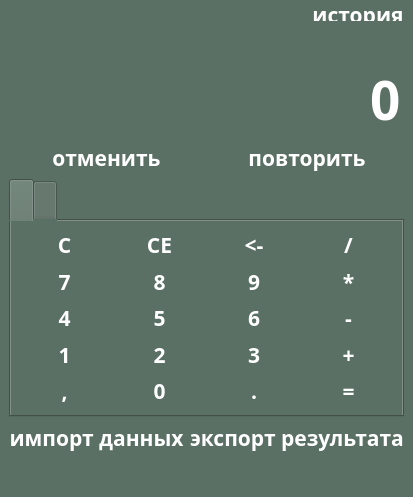
<?xml version="1.0" encoding="UTF-8"?>
<ui version="4.0">
 <class>MainWindow</class>
 <widget class="QMainWindow" name="MainWindow">
  <property name="geometry">
   <rect>
    <x>0</x>
    <y>0</y>
    <width>325</width>
    <height>450</height>
   </rect>
  </property>
  <property name="windowTitle">
   <string>Калькулятор</string>
  </property>
  <property name="windowIcon">
   <iconset>
    <normaloff>calculator.svg</normaloff>calculator.svg</iconset>
  </property>
  <property name="styleSheet">
   <string notr="true">QWidget {
	color: white;
	background-color: #5B7065;
	font-family: Rubik;
	font-size: 16pt;
	font-weight: 600;
}
QPushButton {
	background-color: transparent;
	border: none;
}
QPushButton:hover {
	background-color: #4D585B;
}

QPushButton:pressed {
	background-color: #B4B4B4;
}</string>
  </property>
  <widget class="QWidget" name="centralwidget">
   <layout class="QVBoxLayout" name="verticalLayout">
    <item alignment="Qt::AlignRight">
     <widget class="QPushButton" name="pushButton">
      <property name="sizePolicy">
       <sizepolicy hsizetype="Fixed" vsizetype="Fixed">
        <horstretch>0</horstretch>
        <verstretch>0</verstretch>
       </sizepolicy>
      </property>
      <property name="minimumSize">
       <size>
        <width>12</width>
        <height>12</height>
       </size>
      </property>
      <property name="font">
       <font>
        <family>Rubik</family>
        <pointsize>16</pointsize>
        <weight>75</weight>
        <bold>true</bold>
       </font>
      </property>
      <property name="layoutDirection">
       <enum>Qt::LeftToRight</enum>
      </property>
      <property name="text">
       <string>история</string>
      </property>
     </widget>
    </item>
    <item>
     <widget class="QLabel" name="lbl_temp">
      <property name="sizePolicy">
       <sizepolicy hsizetype="Preferred" vsizetype="Maximum">
        <horstretch>0</horstretch>
        <verstretch>0</verstretch>
       </sizepolicy>
      </property>
      <property name="styleSheet">
       <string notr="true">color: #B4B4B4;</string>
      </property>
      <property name="text">
       <string/>
      </property>
      <property name="alignment">
       <set>Qt::AlignRight|Qt::AlignTrailing|Qt::AlignVCenter</set>
      </property>
     </widget>
    </item>
    <item>
     <widget class="QLineEdit" name="le_entry">
      <property name="sizePolicy">
       <sizepolicy hsizetype="Expanding" vsizetype="Maximum">
        <horstretch>0</horstretch>
        <verstretch>0</verstretch>
       </sizepolicy>
      </property>
      <property name="styleSheet">
       <string notr="true">font-size: 40pt;
border: none;</string>
      </property>
      <property name="text">
       <string>0</string>
      </property>
      <property name="alignment">
       <set>Qt::AlignRight|Qt::AlignTrailing|Qt::AlignVCenter</set>
      </property>
      <property name="readOnly">
       <bool>true</bool>
      </property>
     </widget>
    </item>
    <item>
     <layout class="QGridLayout" name="gridLayout_8">
      <item row="0" column="0">
       <widget class="QPushButton" name="pushButton_C_8">
        <property name="sizePolicy">
         <sizepolicy hsizetype="Minimum" vsizetype="Minimum">
          <horstretch>0</horstretch>
          <verstretch>0</verstretch>
         </sizepolicy>
        </property>
        <property name="text">
         <string>отменить</string>
        </property>
       </widget>
      </item>
      <item row="0" column="1">
       <widget class="QPushButton" name="pushButton_C_12">
        <property name="sizePolicy">
         <sizepolicy hsizetype="Minimum" vsizetype="Minimum">
          <horstretch>0</horstretch>
          <verstretch>0</verstretch>
         </sizepolicy>
        </property>
        <property name="text">
         <string>повторить</string>
        </property>
       </widget>
      </item>
     </layout>
    </item>
    <item>
     <widget class="QTabWidget" name="tabWidget">
      <property name="currentIndex">
       <number>0</number>
      </property>
      <property name="iconSize">
       <size>
        <width>12</width>
        <height>12</height>
       </size>
      </property>
      <widget class="QWidget" name="tab">
       <attribute name="title">
        <string/>
       </attribute>
       <layout class="QVBoxLayout" name="verticalLayout_2">
        <item>
         <layout class="QGridLayout" name="gridLayout">
          <item row="0" column="3">
           <widget class="QPushButton" name="btn_div">
            <property name="sizePolicy">
             <sizepolicy hsizetype="Minimum" vsizetype="Expanding">
              <horstretch>0</horstretch>
              <verstretch>0</verstretch>
             </sizepolicy>
            </property>
            <property name="text">
             <string>/</string>
            </property>
            <property name="shortcut">
             <string>/</string>
            </property>
           </widget>
          </item>
          <item row="3" column="2">
           <widget class="QPushButton" name="btn_3">
            <property name="sizePolicy">
             <sizepolicy hsizetype="Minimum" vsizetype="Expanding">
              <horstretch>0</horstretch>
              <verstretch>0</verstretch>
             </sizepolicy>
            </property>
            <property name="text">
             <string>3</string>
            </property>
            <property name="shortcut">
             <string>3</string>
            </property>
           </widget>
          </item>
          <item row="1" column="0">
           <widget class="QPushButton" name="btn_7">
            <property name="sizePolicy">
             <sizepolicy hsizetype="Minimum" vsizetype="Expanding">
              <horstretch>0</horstretch>
              <verstretch>0</verstretch>
             </sizepolicy>
            </property>
            <property name="text">
             <string>7</string>
            </property>
            <property name="shortcut">
             <string>7</string>
            </property>
           </widget>
          </item>
          <item row="4" column="0">
           <widget class="QPushButton" name="btn_neg">
            <property name="sizePolicy">
             <sizepolicy hsizetype="Minimum" vsizetype="Expanding">
              <horstretch>0</horstretch>
              <verstretch>0</verstretch>
             </sizepolicy>
            </property>
            <property name="text">
             <string>,</string>
            </property>
            <property name="shortcut">
             <string>,</string>
            </property>
           </widget>
          </item>
          <item row="3" column="3">
           <widget class="QPushButton" name="btn_add">
            <property name="sizePolicy">
             <sizepolicy hsizetype="Minimum" vsizetype="Expanding">
              <horstretch>0</horstretch>
              <verstretch>0</verstretch>
             </sizepolicy>
            </property>
            <property name="text">
             <string>+</string>
            </property>
            <property name="shortcut">
             <string>+</string>
            </property>
           </widget>
          </item>
          <item row="1" column="2">
           <widget class="QPushButton" name="btn_9">
            <property name="sizePolicy">
             <sizepolicy hsizetype="Minimum" vsizetype="Expanding">
              <horstretch>0</horstretch>
              <verstretch>0</verstretch>
             </sizepolicy>
            </property>
            <property name="text">
             <string>9</string>
            </property>
            <property name="shortcut">
             <string>9</string>
            </property>
           </widget>
          </item>
          <item row="2" column="3">
           <widget class="QPushButton" name="btn_sub">
            <property name="sizePolicy">
             <sizepolicy hsizetype="Minimum" vsizetype="Expanding">
              <horstretch>0</horstretch>
              <verstretch>0</verstretch>
             </sizepolicy>
            </property>
            <property name="text">
             <string>-</string>
            </property>
            <property name="shortcut">
             <string>-</string>
            </property>
           </widget>
          </item>
          <item row="1" column="1">
           <widget class="QPushButton" name="btn_8">
            <property name="sizePolicy">
             <sizepolicy hsizetype="Minimum" vsizetype="Expanding">
              <horstretch>0</horstretch>
              <verstretch>0</verstretch>
             </sizepolicy>
            </property>
            <property name="text">
             <string>8</string>
            </property>
            <property name="shortcut">
             <string>8</string>
            </property>
           </widget>
          </item>
          <item row="2" column="1">
           <widget class="QPushButton" name="btn_5">
            <property name="sizePolicy">
             <sizepolicy hsizetype="Minimum" vsizetype="Expanding">
              <horstretch>0</horstretch>
              <verstretch>0</verstretch>
             </sizepolicy>
            </property>
            <property name="text">
             <string>5</string>
            </property>
            <property name="shortcut">
             <string>5</string>
            </property>
           </widget>
          </item>
          <item row="0" column="2">
           <widget class="QPushButton" name="btn_backspace">
            <property name="sizePolicy">
             <sizepolicy hsizetype="Minimum" vsizetype="Expanding">
              <horstretch>0</horstretch>
              <verstretch>0</verstretch>
             </sizepolicy>
            </property>
            <property name="text">
             <string>&lt;-</string>
            </property>
            <property name="shortcut">
             <string>Backspace</string>
            </property>
           </widget>
          </item>
          <item row="0" column="1">
           <widget class="QPushButton" name="btn_ce">
            <property name="sizePolicy">
             <sizepolicy hsizetype="Minimum" vsizetype="Expanding">
              <horstretch>0</horstretch>
              <verstretch>0</verstretch>
             </sizepolicy>
            </property>
            <property name="text">
             <string>CE</string>
            </property>
            <property name="shortcut">
             <string>Del</string>
            </property>
           </widget>
          </item>
          <item row="2" column="0">
           <widget class="QPushButton" name="btn_4">
            <property name="sizePolicy">
             <sizepolicy hsizetype="Minimum" vsizetype="Expanding">
              <horstretch>0</horstretch>
              <verstretch>0</verstretch>
             </sizepolicy>
            </property>
            <property name="text">
             <string>4</string>
            </property>
            <property name="shortcut">
             <string>4</string>
            </property>
           </widget>
          </item>
          <item row="3" column="1">
           <widget class="QPushButton" name="btn_2">
            <property name="sizePolicy">
             <sizepolicy hsizetype="Minimum" vsizetype="Expanding">
              <horstretch>0</horstretch>
              <verstretch>0</verstretch>
             </sizepolicy>
            </property>
            <property name="text">
             <string>2</string>
            </property>
            <property name="shortcut">
             <string>2</string>
            </property>
           </widget>
          </item>
          <item row="4" column="3">
           <widget class="QPushButton" name="btn_calc">
            <property name="sizePolicy">
             <sizepolicy hsizetype="Minimum" vsizetype="Expanding">
              <horstretch>0</horstretch>
              <verstretch>0</verstretch>
             </sizepolicy>
            </property>
            <property name="text">
             <string>=</string>
            </property>
            <property name="shortcut">
             <string>=</string>
            </property>
           </widget>
          </item>
          <item row="3" column="0">
           <widget class="QPushButton" name="btn_1">
            <property name="sizePolicy">
             <sizepolicy hsizetype="Minimum" vsizetype="Expanding">
              <horstretch>0</horstretch>
              <verstretch>0</verstretch>
             </sizepolicy>
            </property>
            <property name="text">
             <string>1</string>
            </property>
            <property name="shortcut">
             <string>1</string>
            </property>
           </widget>
          </item>
          <item row="4" column="1">
           <widget class="QPushButton" name="btn_0">
            <property name="sizePolicy">
             <sizepolicy hsizetype="Minimum" vsizetype="Expanding">
              <horstretch>0</horstretch>
              <verstretch>0</verstretch>
             </sizepolicy>
            </property>
            <property name="text">
             <string>0</string>
            </property>
            <property name="shortcut">
             <string>0</string>
            </property>
           </widget>
          </item>
          <item row="1" column="3">
           <widget class="QPushButton" name="btn_mul">
            <property name="sizePolicy">
             <sizepolicy hsizetype="Minimum" vsizetype="Expanding">
              <horstretch>0</horstretch>
              <verstretch>0</verstretch>
             </sizepolicy>
            </property>
            <property name="text">
             <string>*</string>
            </property>
            <property name="shortcut">
             <string>*</string>
            </property>
           </widget>
          </item>
          <item row="4" column="2">
           <widget class="QPushButton" name="btn_point">
            <property name="sizePolicy">
             <sizepolicy hsizetype="Minimum" vsizetype="Expanding">
              <horstretch>0</horstretch>
              <verstretch>0</verstretch>
             </sizepolicy>
            </property>
            <property name="text">
             <string>.</string>
            </property>
            <property name="shortcut">
             <string>.</string>
            </property>
           </widget>
          </item>
          <item row="2" column="2">
           <widget class="QPushButton" name="btn_6">
            <property name="sizePolicy">
             <sizepolicy hsizetype="Minimum" vsizetype="Expanding">
              <horstretch>0</horstretch>
              <verstretch>0</verstretch>
             </sizepolicy>
            </property>
            <property name="text">
             <string>6</string>
            </property>
            <property name="shortcut">
             <string>6</string>
            </property>
           </widget>
          </item>
          <item row="0" column="0">
           <widget class="QPushButton" name="btn_clear">
            <property name="sizePolicy">
             <sizepolicy hsizetype="Minimum" vsizetype="Expanding">
              <horstretch>0</horstretch>
              <verstretch>0</verstretch>
             </sizepolicy>
            </property>
            <property name="text">
             <string>C</string>
            </property>
           </widget>
          </item>
         </layout>
        </item>
       </layout>
      </widget>
      <widget class="QWidget" name="tab_2">
       <attribute name="title">
        <string/>
       </attribute>
       <layout class="QVBoxLayout" name="verticalLayout_3">
        <item>
         <layout class="QGridLayout" name="gridLayout_2">
          <item row="2" column="0">
           <widget class="QPushButton" name="btn_log">
            <property name="sizePolicy">
             <sizepolicy hsizetype="Expanding" vsizetype="Expanding">
              <horstretch>0</horstretch>
              <verstretch>0</verstretch>
             </sizepolicy>
            </property>
            <property name="text">
             <string>log</string>
            </property>
           </widget>
          </item>
          <item row="0" column="0">
           <widget class="QPushButton" name="btn_in2">
            <property name="sizePolicy">
             <sizepolicy hsizetype="Expanding" vsizetype="Expanding">
              <horstretch>0</horstretch>
              <verstretch>0</verstretch>
             </sizepolicy>
            </property>
            <property name="text">
             <string>квадрат</string>
            </property>
           </widget>
          </item>
          <item row="3" column="1">
           <widget class="QPushButton" name="btn_otkl">
            <property name="sizePolicy">
             <sizepolicy hsizetype="Expanding" vsizetype="Expanding">
              <horstretch>0</horstretch>
              <verstretch>0</verstretch>
             </sizepolicy>
            </property>
            <property name="text">
             <string>отклонение</string>
            </property>
           </widget>
          </item>
          <item row="2" column="1">
           <widget class="QPushButton" name="btn_fact">
            <property name="sizePolicy">
             <sizepolicy hsizetype="Expanding" vsizetype="Expanding">
              <horstretch>0</horstretch>
              <verstretch>0</verstretch>
             </sizepolicy>
            </property>
            <property name="text">
             <string>факториал</string>
            </property>
           </widget>
          </item>
          <item row="1" column="0">
           <widget class="QPushButton" name="btn_in_n">
            <property name="sizePolicy">
             <sizepolicy hsizetype="Expanding" vsizetype="Expanding">
              <horstretch>0</horstretch>
              <verstretch>0</verstretch>
             </sizepolicy>
            </property>
            <property name="text">
             <string>степень</string>
            </property>
           </widget>
          </item>
          <item row="3" column="0">
           <widget class="QPushButton" name="btn_mediana">
            <property name="sizePolicy">
             <sizepolicy hsizetype="Expanding" vsizetype="Expanding">
              <horstretch>0</horstretch>
              <verstretch>0</verstretch>
             </sizepolicy>
            </property>
            <property name="text">
             <string>медиана</string>
            </property>
           </widget>
          </item>
          <item row="1" column="1">
           <widget class="QPushButton" name="btn_sqrt_n">
            <property name="sizePolicy">
             <sizepolicy hsizetype="Expanding" vsizetype="Expanding">
              <horstretch>0</horstretch>
              <verstretch>0</verstretch>
             </sizepolicy>
            </property>
            <property name="text">
             <string>корень⠀степени</string>
            </property>
           </widget>
          </item>
          <item row="0" column="1">
           <widget class="QPushButton" name="btn_sqrt2">
            <property name="sizePolicy">
             <sizepolicy hsizetype="Expanding" vsizetype="Expanding">
              <horstretch>0</horstretch>
              <verstretch>0</verstretch>
             </sizepolicy>
            </property>
            <property name="text">
             <string>корень</string>
            </property>
           </widget>
          </item>
         </layout>
        </item>
       </layout>
      </widget>
     </widget>
    </item>
    <item>
     <layout class="QGridLayout" name="gridLayout_7">
      <item row="0" column="0">
       <widget class="QPushButton" name="pushButton_C_5">
        <property name="sizePolicy">
         <sizepolicy hsizetype="Minimum" vsizetype="Minimum">
          <horstretch>0</horstretch>
          <verstretch>0</verstretch>
         </sizepolicy>
        </property>
        <property name="text">
         <string>импорт данных</string>
        </property>
       </widget>
      </item>
      <item row="0" column="1">
       <widget class="QPushButton" name="pushButton_C_6">
        <property name="sizePolicy">
         <sizepolicy hsizetype="Minimum" vsizetype="Minimum">
          <horstretch>0</horstretch>
          <verstretch>0</verstretch>
         </sizepolicy>
        </property>
        <property name="text">
         <string>экспорт результата</string>
        </property>
       </widget>
      </item>
     </layout>
    </item>
   </layout>
  </widget>
  <widget class="QStatusBar" name="statusBar"/>
 </widget>
 <resources>
  <include location="files.qrc"/>
 </resources>
 <connections/>
</ui>
